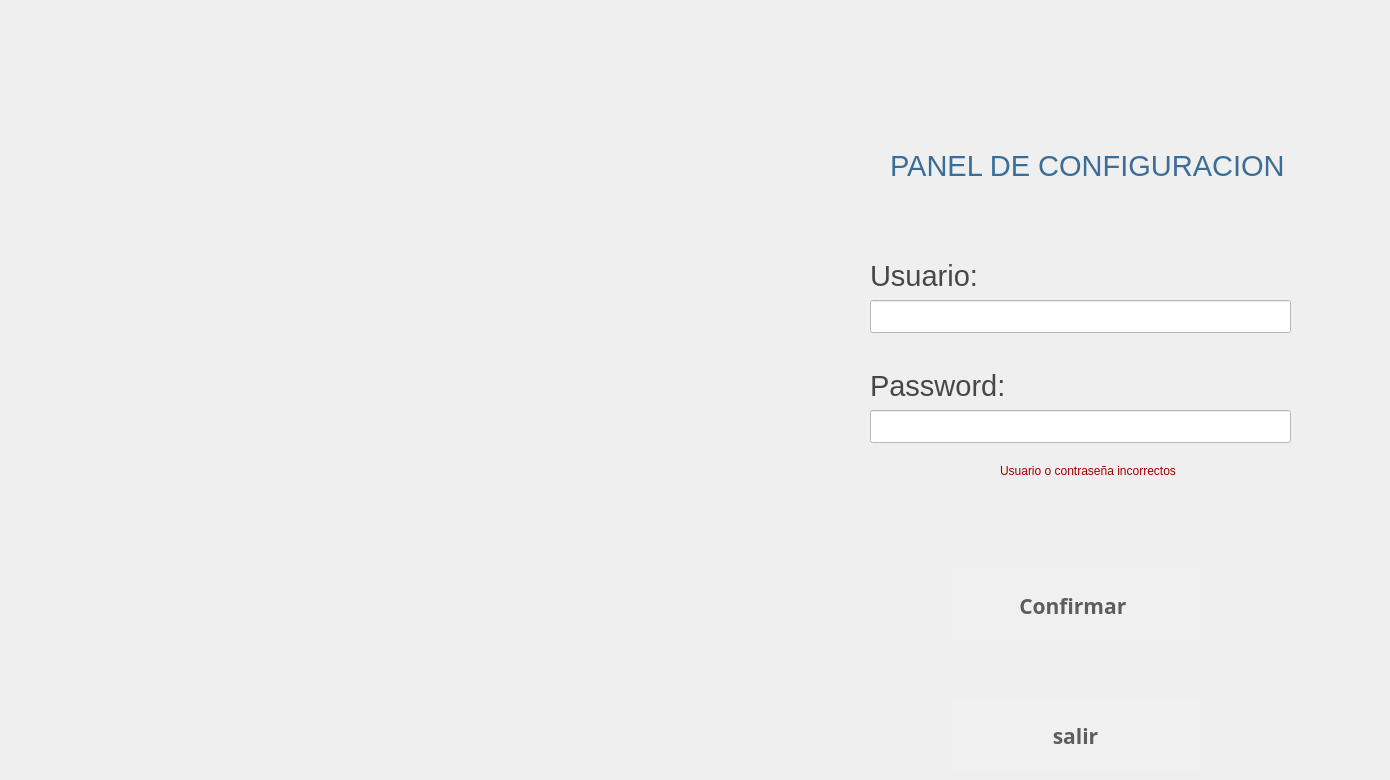
   <widget class="QWidget" name="page_16">
    <widget class="QPushButton" name="bentrar">
     <property name="geometry">
      <rect>
       <x>950</x>
       <y>570</y>
       <width>251</width>
       <height>71</height>
      </rect>
     </property>
     <property name="font">
      <font>
       <family>Ubuntu Mono</family>
       <pointsize>16</pointsize>
       <weight>75</weight>
       <italic>false</italic>
       <bold>true</bold>
       <underline>false</underline>
      </font>
     </property>
     <property name="toolTip">
      <string>Ayuda</string>
     </property>
     <property name="toolTipDuration">
      <number>3</number>
     </property>
     <property name="whatsThis">
      <string extracomment="help"/>
     </property>
     <property name="styleSheet">
      <string notr="true">background-color:rgb(240, 240, 240);
color:rgb(93, 93, 93);
border-radius:80%</string>
     </property>
     <property name="text">
      <string>Confirmar </string>
     </property>
     <property name="icon">
      <iconset>
       <normaloff>../../../../../../cajsSATELITE/eum/app/cajeroF/iconos/fl.png</normaloff>../../../../../../cajsSATELITE/eum/app/cajeroF/iconos/fl.png</iconset>
     </property>
     <property name="iconSize">
      <size>
       <width>40</width>
       <height>40</height>
      </size>
     </property>
    </widget>
    <widget class="QPushButton" name="bsalirLogin">
     <property name="geometry">
      <rect>
       <x>950</x>
       <y>700</y>
       <width>251</width>
       <height>71</height>
      </rect>
     </property>
     <property name="font">
      <font>
       <family>Ubuntu Mono</family>
       <pointsize>16</pointsize>
       <weight>75</weight>
       <italic>false</italic>
       <bold>true</bold>
       <underline>false</underline>
      </font>
     </property>
     <property name="toolTip">
      <string>Ayuda</string>
     </property>
     <property name="toolTipDuration">
      <number>3</number>
     </property>
     <property name="whatsThis">
      <string extracomment="help"/>
     </property>
     <property name="styleSheet">
      <string notr="true">background-color:rgb(240, 240, 240);
color:rgb(93, 93, 93);
border-radius:80%</string>
     </property>
     <property name="text">
      <string>salir</string>
     </property>
     <property name="icon">
      <iconset>
       <normaloff>../../../../../../cajsSATELITE/eum/app/cajeroF/iconos/fb5.png</normaloff>../../../../../../cajsSATELITE/eum/app/cajeroF/iconos/fb5.png</iconset>
     </property>
     <property name="iconSize">
      <size>
       <width>40</width>
       <height>40</height>
      </size>
     </property>
    </widget>
    <widget class="QLabel" name="ltime_25">
     <property name="geometry">
      <rect>
       <x>890</x>
       <y>150</y>
       <width>491</width>
       <height>31</height>
      </rect>
     </property>
     <property name="font">
      <font>
       <family>Segoe UI</family>
       <pointsize>22</pointsize>
       <weight>50</weight>
       <italic>false</italic>
       <bold>false</bold>
      </font>
     </property>
     <property name="styleSheet">
      <string notr="true">background-color:transparent;
color:rgb(59, 109, 153);

</string>
     </property>
     <property name="text">
      <string>PANEL DE CONFIGURACION</string>
     </property>
    </widget>
    <widget class="QLabel" name="ltime_26">
     <property name="geometry">
      <rect>
       <x>870</x>
       <y>260</y>
       <width>381</width>
       <height>31</height>
      </rect>
     </property>
     <property name="font">
      <font>
       <family>Segoe UI</family>
       <pointsize>22</pointsize>
       <weight>50</weight>
       <italic>false</italic>
       <bold>false</bold>
      </font>
     </property>
     <property name="styleSheet">
      <string notr="true">background-color:transparent;
color:rgb(71, 71, 71)
</string>
     </property>
     <property name="text">
      <string>Usuario:</string>
     </property>
    </widget>
    <widget class="QLabel" name="lerror1">
     <property name="enabled">
      <bool>true</bool>
     </property>
     <property name="geometry">
      <rect>
       <x>1000</x>
       <y>460</y>
       <width>321</width>
       <height>21</height>
      </rect>
     </property>
     <property name="styleSheet">
      <string notr="true">color:rgb(158, 1, 1)
</string>
     </property>
     <property name="text">
      <string>Usuario o contraseña incorrectos</string>
     </property>
    </widget>
    <widget class="QLineEdit" name="lcont">
     <property name="geometry">
      <rect>
       <x>870</x>
       <y>410</y>
       <width>421</width>
       <height>33</height>
      </rect>
     </property>
     <property name="styleSheet">
      <string notr="true">background-color:white;
color:black;</string>
     </property>
     <property name="echoMode">
      <enum>QLineEdit::Password</enum>
     </property>
    </widget>
    <widget class="QLabel" name="ltime_27">
     <property name="geometry">
      <rect>
       <x>870</x>
       <y>370</y>
       <width>391</width>
       <height>31</height>
      </rect>
     </property>
     <property name="font">
      <font>
       <family>Segoe UI</family>
       <pointsize>22</pointsize>
       <weight>50</weight>
       <italic>false</italic>
       <bold>false</bold>
      </font>
     </property>
     <property name="styleSheet">
      <string notr="true">background-color:transparent;
color:rgb(71, 71, 71)
</string>
     </property>
     <property name="text">
      <string>Password:</string>
     </property>
    </widget>
    <widget class="QLineEdit" name="lusu">
     <property name="geometry">
      <rect>
       <x>870</x>
       <y>300</y>
       <width>421</width>
       <height>33</height>
      </rect>
     </property>
     <property name="styleSheet">
      <string notr="true">background-color:white;
color:black;</string>
     </property>
    </widget>
   </widget>
